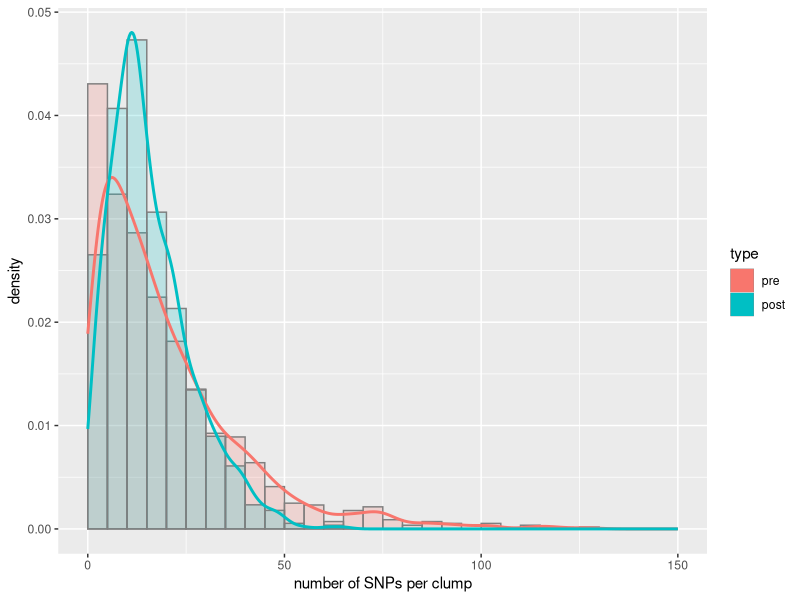

This chart was generated by the following R code:
pre <- as.numeric(scan("collapse_pre.txt", what="char"))
post <- as.numeric(scan("collapse_post.txt", what="char"))

dat <- data.frame(type=factor(rep(c("pre","post"),
                                  c(length(pre),length(post))),
                              c("pre","post")),
                  number=c(pre,post))

library(ggplot2)
pdf(file="../supp/figs/snps_per_clump.pdf", height=4)
ggplot(dat, aes(number, after_stat(density), color=type)) +
  geom_histogram(aes(fill=type), position="identity", alpha=.2, color="grey50", breaks=0:30*5) +
  geom_density(size=1) + 
  xlab("number of SNPs per clump") +
  xlim(0,150)
dev.off()

library(dplyr)
dat %>%
  group_by(type) %>%
  summarize(mean=mean(number),median=median(number),n=n())
# mean 33.8 -> 15.9
# median 26 -> 13
# n 1376 -> 1116
